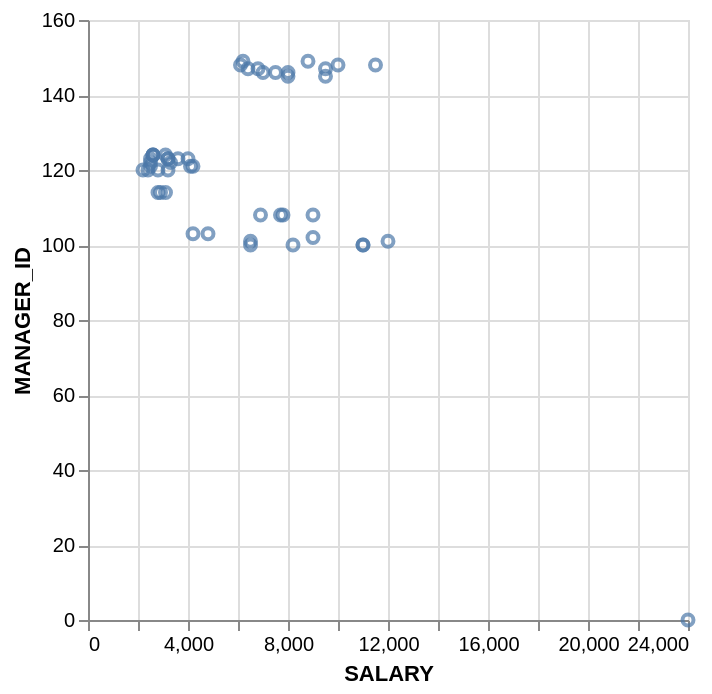

Here is the Vega-Lite specification saved for this chart:
### Vega-Lite specification from a JSON file in a GitHub repository (floating-point values rounded to 4 significant figures)
{"data": {"values": [{"x_data": 24000, "y_data": 0}, {"x_data": 12000, "y_data": 101}, {"x_data": 11500, "y_data": 148}, {"x_data": 11000, "y_data": 100}, {"x_data": 11000, "y_data": 100}, {"x_data": 10000, "y_data": 148}, {"x_data": 9500, "y_data": 145}, {"x_data": 9500, "y_data": 147}, {"x_data": 9000, "y_data": 102}, {"x_data": 9000, "y_data": 108}, {"x_data": 8800, "y_data": 149}, {"x_data": 8200, "y_data": 100}, {"x_data": 8000, "y_data": 145}, {"x_data": 8000, "y_data": 146}, {"x_data": 7800, "y_data": 108}, {"x_data": 7700, "y_data": 108}, {"x_data": 7500, "y_data": 146}, {"x_data": 7000, "y_data": 146}, {"x_data": 6900, "y_data": 108}, {"x_data": 6800, "y_data": 147}, {"x_data": 6500, "y_data": 100}, {"x_data": 6500, "y_data": 101}, {"x_data": 6400, "y_data": 147}, {"x_data": 6200, "y_data": 149}, {"x_data": 6100, "y_data": 148}, {"x_data": 4800, "y_data": 103}, {"x_data": 4200, "y_data": 103}, {"x_data": 4200, "y_data": 121}, {"x_data": 4100, "y_data": 121}, {"x_data": 4000, "y_data": 123}, {"x_data": 3600, "y_data": 123}, {"x_data": 3300, "y_data": 122}, {"x_data": 3200, "y_data": 123}, {"x_data": 3200, "y_data": 120}, {"x_data": 3200, "y_data": 123}, {"x_data": 3100, "y_data": 114}, {"x_data": 3100, "y_data": 124}, {"x_data": 2900, "y_data": 114}, {"x_data": 2800, "y_data": 114}, {"x_data": 2800, "y_data": 120}, {"x_data": 2600, "y_data": 124}, {"x_data": 2600, "y_data": 124}, {"x_data": 2600, "y_data": 124}, {"x_data": 2500, "y_data": 121}, {"x_data": 2500, "y_data": 123}, {"x_data": 2500, "y_data": 122}, {"x_data": 2400, "y_data": 120}, {"x_data": 2200, "y_data": 120}]}, "mark": "point", "encoding": {"x": {"field": "x_data", "type": "quantitative", "title": "SALARY"}, "y": {"field": "y_data", "type": "quantitative", "title": "MANAGER_ID"}}}
